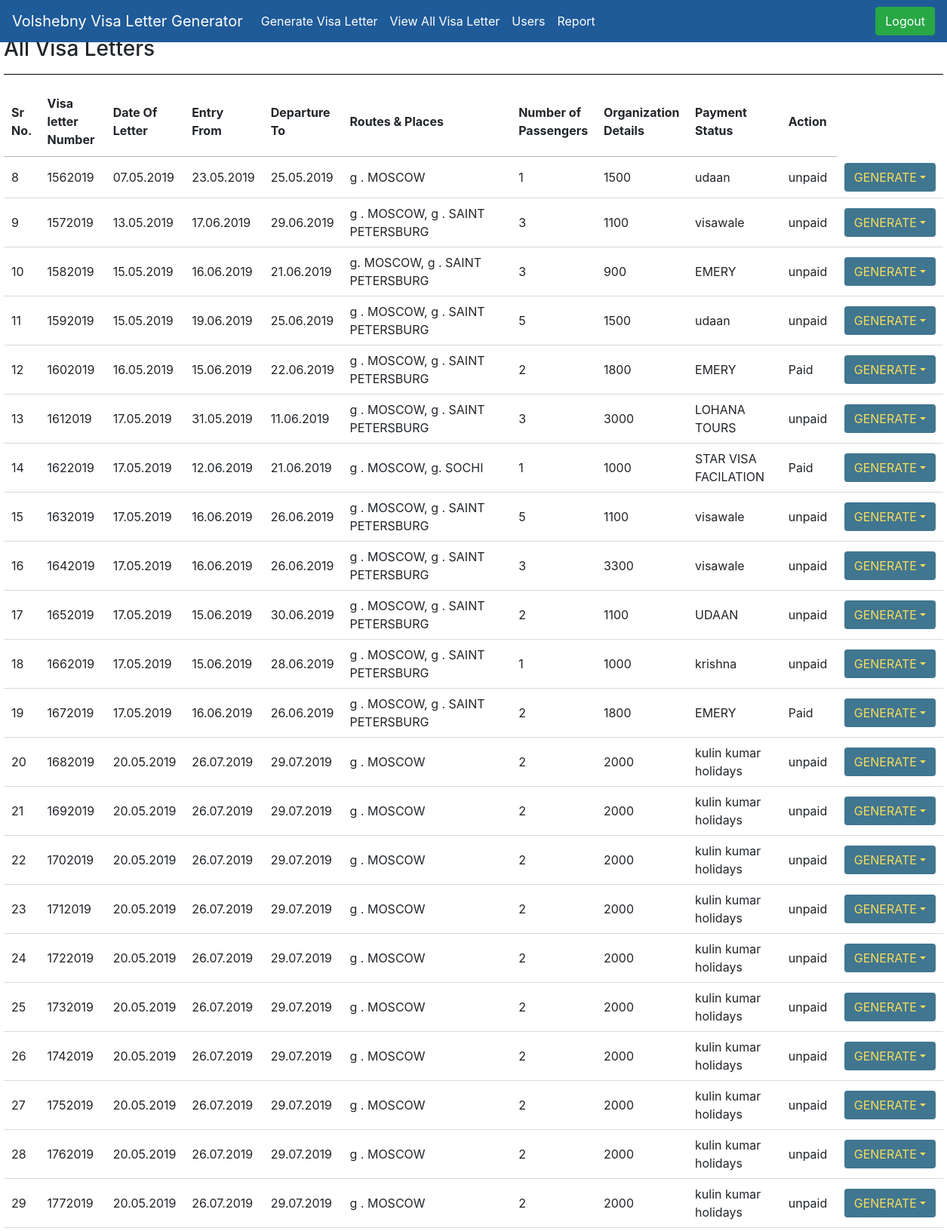
The app's page / (signed in, upper part) with its own data.
### generateletter/models.py (models this page shows, shortened)
class Visaletters(models.Model):
    Organization_Details = models.ForeignKey(Organization,on_delete=models.PROTECT,related_name="Organization_Name",)
    MULTIPLICITY = (
        ("single", "single"),
        ("double", "double"),
    )
    PAS = (("1", "1"), ("2", "2"), ("3", "3"), ("4", "4"), ("5", "5"))
    TOUR = (
        ("TOURISM","TOURISM"),
        ("AIM TOURISM","AIM TOURISM")
    )
    GENDER = (
        ("M","M"),
        ("F","F"),
    )
    def number():
        no = Visaletters.objects.count()
        if no == None:
            return 1
        else:
            return (int(str( ( 220 - 64 ) + no + 1 )+"2019"))
    multiplicity = models.CharField(choices=MULTIPLICITY, default="SINGLE",max_length=100)
    no_passengers = models.IntegerField(default=1)
    Country = CountryField(blank_label='(select country)')
    Tourism= models.CharField(choices=TOUR, default="TOURISM",max_length= 100 )
    entry_from = models.CharField(max_length=200)
    departure_to = models.CharField(max_length=200)
    Visa_Letter_Number = models.IntegerField(default=number)
    Visa_Letter_N = models.CharField(default = str(number),editable=False,max_length=200)
    Date_of_letter = models.CharField(max_length=200, blank=True)
    Routes_and_Places = models.CharField(max_length=500, default="moscow")
    hotels = models.CharField(max_length=264)
    multi = (("Paid", "Paid"), ("unpaid", "unpaid"))
    Payment_status = models.CharField(max_length=200, choices=multi, default="unpaid")
    amount = models.PositiveIntegerField()
    firstname_1 = models.CharField(max_length=264)
    lastname_1 = models.CharField(max_length=264)
    Passport_Number_1 = models.CharField(max_length=200, unique=True)
    Date_Of_Birth_1 = models.CharField(max_length=200)
    Sex_1 = models.CharField(choices=GENDER,max_length=100)
    firstname_2 = models.CharField(max_length=264, blank=True)
    lastname_2 = models.CharField(max_length=264, blank=True)
    Passport_Number_2 = models.CharField(max_length=200, blank=True)
    Date_Of_Birth_2 = models.CharField(max_length=200, blank=True)
    Sex_2 = models.CharField(max_length=100,choices=GENDER, blank=True)
    firstname_3 = models.CharField(max_length=264, blank=True)
    lastname_3 = models.CharField(max_length=264, blank=True)
    Passport_Number_3 = models.CharField(max_length=200, blank=True)
    Date_Of_Birth_3 = models.CharField(max_length=200, blank=True)
    Sex_3 = models.CharField(max_length=100,choices=GENDER, blank=True)
    firstname_4 = models.CharField(max_length=264, blank=True)
    lastname_4 = models.CharField(max_length=264, blank=True)
    Passport_Number_4 = models.CharField(max_length=200, blank=True)
    Date_Of_Birth_4 = models.CharField(max_length=200, blank=True)
    Sex_4 = models.CharField(max_length=100,choices=GENDER, blank=True)
    firstname_5 = models.CharField(max_length=264, blank=True)
    lastname_5 = models.CharField(max_length=264, blank=True)
    Passport_Number_5 = models.CharField(max_length=200, blank=True)
    Date_Of_Birth_5 = models.CharField(max_length=200, blank=True)
    Sex_5 = models.CharField(max_length=100,choices=GENDER, blank=True)
    class Meta:
        verbose_name_plural = "Fill Form to Generate Visa Letter and Voucher"

class Organization(models.Model):
    Name_of_Organization = models.CharField(max_length=50)
    Address = models.TextField()
    def __str__(self):
        return self.Name_of_Organization
    class Meta:
        verbose_name_plural = "Manage Organizations"

### generateletter/views.py (the view)
# urls.py: path("", views.list_view.as_view(), name="view_visa_letter"),
@method_decorator(login_required, name='dispatch')
class list_view(ListView):
    model = Visaletters
    context_object_name = "list_view"
    template_name = "generateletter/view_visa_letter.html"

### templates/generateletter/view_visa_letter.html (shortened to what this page needs)
{% extends 'generateletter/base.html' %}
{% load static %}
{% block stylesheet %}
<link rel="stylesheet" type="text/css" href="https://cdn.datatables.net/1.10.20/css/jquery.dataTables.css">
{% endblock stylesheet %}
{% block content %}
<div style="margin-left: 5px;margin-right: 5px">
    <h3>All Visa Letters</h3>
    <hr>
    <table id="myTable" class="display">
        <thead>
            <tr>
                <th>Sr No.</th>
                <th>Visa letter Number</th>
                <th>Date Of Letter</th>
                <th>Entry From</th>
                <th>Departure To</th>
                <th>Routes & Places</th>
                <th>Number of Passengers</th>
                <th>Organization Details</th>
                <th>Payment Status</th>
                <th>Action</th>
            </tr>
        </thead>
        {% for acc in list_view %}
        <tr style="font-size:16px">
          <td>{{ acc.pk }}</td>
          <td>{{ acc.Visa_Letter_Number }}</td>
          <td>{{ acc.Date_of_letter }}</td>
          <td>{{ acc.entry_from }}</td>
          <td>{{ acc.departure_to }}</td>
          <td>{{ acc.Routes_and_Places }}</td>
          <td>{{ acc.no_passengers }}</td>
          <td>{{ acc.amount }}</td>
          <td>{{ acc.Organization_Details }}</td>
          <td>{{ acc.Payment_status }}</td>
          <td class="dropdown"><a href ='#' class = 'btn  dropdown-toggle' id="dropdownMenuButton" data-toggle="dropdown" aria-haspopup="true" aria-expanded="false" style="font-size:16px;color:#F5DD5D;background-color: #417690">GENERATE</a>
          </td>
        </tr>
      {% endfor %}
    </table>
</div>
{% endblock %}

### templates/generateletter/base.html (style rules this page uses)
hr { background-color: black; }

### records on screen
Visaletters: pk "8", Visa_Letter_Number "1562019", Date_of_letter "07.05.2019", entry_from "23.05.2019", departure_to "25.05.2019", Routes_and_Places "g . MOSCOW", no_passengers "1", amount "1500", Organization_Details "udaan", Payment_status "unpaid"
Visaletters: pk "9", Visa_Letter_Number "1572019", Date_of_letter "13.05.2019", entry_from "17.06.2019", departure_to "29.06.2019", Routes_and_Places "g . MOSCOW, g . SAINT PETERSBURG", no_passengers "3", amount "1100", Organization_Details "visawale", Payment_status "unpaid"
Visaletters: pk "10", Visa_Letter_Number "1582019", Date_of_letter "15.05.2019", entry_from "16.06.2019", departure_to "21.06.2019", Routes_and_Places "g. MOSCOW, g . SAINT PETERSBURG", no_passengers "3", amount "900", Organization_Details "EMERY", Payment_status "unpaid"
Visaletters: pk "11", Visa_Letter_Number "1592019", Date_of_letter "15.05.2019", entry_from "19.06.2019", departure_to "25.06.2019", Routes_and_Places "g . MOSCOW, g . SAINT PETERSBURG", no_passengers "5", amount "1500", Organization_Details "udaan", Payment_status "unpaid"
Visaletters: pk "12", Visa_Letter_Number "1602019", Date_of_letter "16.05.2019", entry_from "15.06.2019", departure_to "22.06.2019", Routes_and_Places "g . MOSCOW, g . SAINT PETERSBURG", no_passengers "2", amount "1800", Organization_Details "EMERY", Payment_status "Paid"
Visaletters: pk "13", Visa_Letter_Number "1612019", Date_of_letter "17.05.2019", entry_from "31.05.2019", departure_to "11.06.2019", Routes_and_Places "g . MOSCOW, g . SAINT PETERSBURG", no_passengers "3", amount "3000", Organization_Details "LOHANA TOURS", Payment_status "unpaid"
Visaletters: pk "14", Visa_Letter_Number "1622019", Date_of_letter "17.05.2019", entry_from "12.06.2019", departure_to "21.06.2019", Routes_and_Places "g . MOSCOW, g. SOCHI", no_passengers "1", amount "1000", Organization_Details "STAR VISA FACILATION", Payment_status "Paid"
Visaletters: pk "15", Visa_Letter_Number "1632019", Date_of_letter "17.05.2019", entry_from "16.06.2019", departure_to "26.06.2019", Routes_and_Places "g . MOSCOW, g . SAINT PETERSBURG", no_passengers "5", amount "1100", Organization_Details "visawale", Payment_status "unpaid"
Visaletters: pk "16", Visa_Letter_Number "1642019", Date_of_letter "17.05.2019", entry_from "16.06.2019", departure_to "26.06.2019", Routes_and_Places "g . MOSCOW, g . SAINT PETERSBURG", no_passengers "3", amount "3300", Organization_Details "visawale", Payment_status "unpaid"
Visaletters: pk "17", Visa_Letter_Number "1652019", Date_of_letter "17.05.2019", entry_from "15.06.2019", departure_to "30.06.2019", Routes_and_Places "g . MOSCOW, g . SAINT PETERSBURG", no_passengers "2", amount "1100", Organization_Details "UDAAN", Payment_status "unpaid"
Visaletters: pk "18", Visa_Letter_Number "1662019", Date_of_letter "17.05.2019", entry_from "15.06.2019", departure_to "28.06.2019", Routes_and_Places "g . MOSCOW, g . SAINT PETERSBURG", no_passengers "1", amount "1000", Organization_Details "krishna", Payment_status "unpaid"
Visaletters: pk "19", Visa_Letter_Number "1672019", Date_of_letter "17.05.2019", entry_from "16.06.2019", departure_to "26.06.2019", Routes_and_Places "g . MOSCOW, g . SAINT PETERSBURG", no_passengers "2", amount "1800", Organization_Details "EMERY", Payment_status "Paid"
Visaletters: pk "20", Visa_Letter_Number "1682019", Date_of_letter "20.05.2019", entry_from "26.07.2019", departure_to "29.07.2019", Routes_and_Places "g . MOSCOW", no_passengers "2", amount "2000", Organization_Details "kulin kumar holidays", Payment_status "unpaid"
Visaletters: pk "21", Visa_Letter_Number "1692019", Date_of_letter "20.05.2019", entry_from "26.07.2019", departure_to "29.07.2019", Routes_and_Places "g . MOSCOW", no_passengers "2", amount "2000", Organization_Details "kulin kumar holidays", Payment_status "unpaid"
Visaletters: pk "22", Visa_Letter_Number "1702019", Date_of_letter "20.05.2019", entry_from "26.07.2019", departure_to "29.07.2019", Routes_and_Places "g . MOSCOW", no_passengers "2", amount "2000", Organization_Details "kulin kumar holidays", Payment_status "unpaid"
Visaletters: pk "23", Visa_Letter_Number "1712019", Date_of_letter "20.05.2019", entry_from "26.07.2019", departure_to "29.07.2019", Routes_and_Places "g . MOSCOW", no_passengers "2", amount "2000", Organization_Details "kulin kumar holidays", Payment_status "unpaid"
Visaletters: pk "24", Visa_Letter_Number "1722019", Date_of_letter "20.05.2019", entry_from "26.07.2019", departure_to "29.07.2019", Routes_and_Places "g . MOSCOW", no_passengers "2", amount "2000", Organization_Details "kulin kumar holidays", Payment_status "unpaid"
Visaletters: pk "25", Visa_Letter_Number "1732019", Date_of_letter "20.05.2019", entry_from "26.07.2019", departure_to "29.07.2019", Routes_and_Places "g . MOSCOW", no_passengers "2", amount "2000", Organization_Details "kulin kumar holidays", Payment_status "unpaid"
Visaletters: pk "26", Visa_Letter_Number "1742019", Date_of_letter "20.05.2019", entry_from "26.07.2019", departure_to "29.07.2019", Routes_and_Places "g . MOSCOW", no_passengers "2", amount "2000", Organization_Details "kulin kumar holidays", Payment_status "unpaid"
Visaletters: pk "27", Visa_Letter_Number "1752019", Date_of_letter "20.05.2019", entry_from "26.07.2019", departure_to "29.07.2019", Routes_and_Places "g . MOSCOW", no_passengers "2", amount "2000", Organization_Details "kulin kumar holidays", Payment_status "unpaid"
Visaletters: pk "28", Visa_Letter_Number "1762019", Date_of_letter "20.05.2019", entry_from "26.07.2019", departure_to "29.07.2019", Routes_and_Places "g . MOSCOW", no_passengers "2", amount "2000", Organization_Details "kulin kumar holidays", Payment_status "unpaid"
Visaletters: pk "29", Visa_Letter_Number "1772019", Date_of_letter "20.05.2019", entry_from "26.07.2019", departure_to "29.07.2019", Routes_and_Places "g . MOSCOW", no_passengers "2", amount "2000", Organization_Details "kulin kumar holidays", Payment_status "unpaid"
